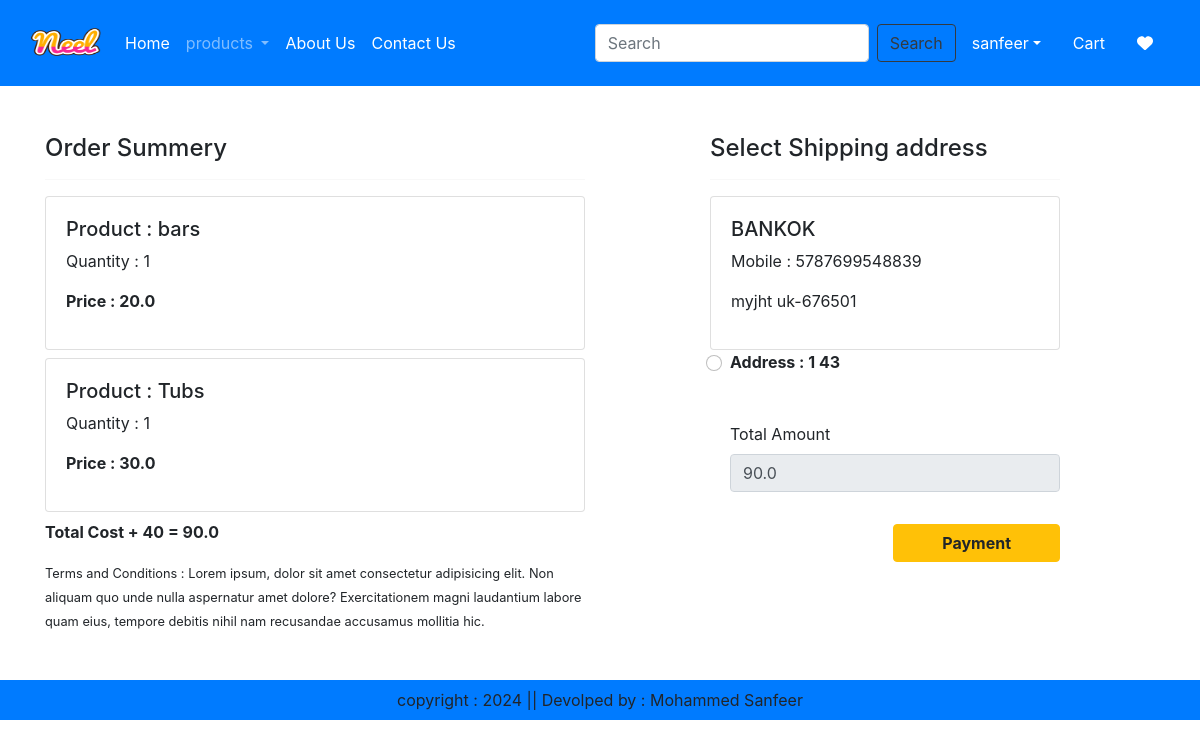
The page /checkout/ (signed in) on the database as committed earlier.
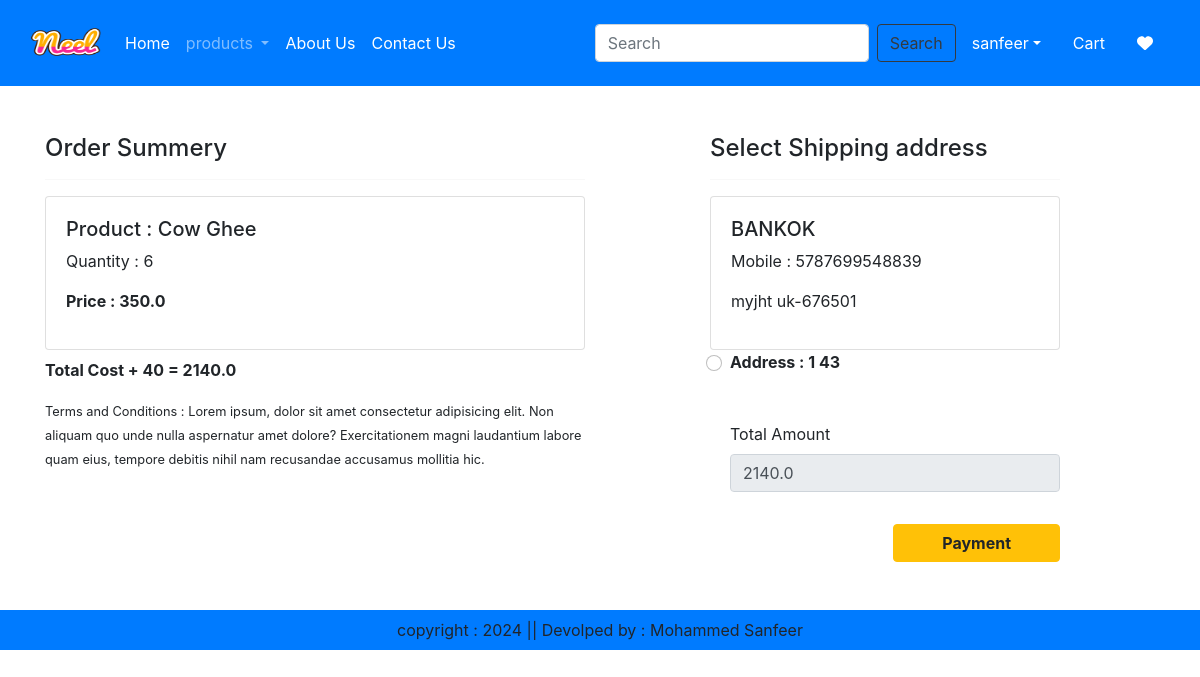
The same page on the database as committed later.
### ecommerce/models.py (models this page shows, shortened)
class Cart(models.Model):
    user = models.ForeignKey(User,on_delete=models.CASCADE)
    product  = models.ForeignKey(Product, on_delete=models.CASCADE)
    quantity = models.PositiveIntegerField(default=1)

class Product(models.Model):
    title = models.CharField(max_length=100)
    selling_price = models.FloatField()
    discounted_price = models.FloatField()
    description = models.TextField()
    composition =models.TextField(default='')
    prodapp = models.TextField(default='')
    category = models.CharField(choices=CATOGERY_CHOICES, max_length=2)
    product_image = models.ImageField(upload_to='product')

class Customer(models.Model):
    user = models.ForeignKey(User, on_delete=models.CASCADE)
    name = models.CharField(max_length=200)
    locality = models.CharField(max_length=200)
    city = models.CharField(max_length=50)
    mobile = models.IntegerField(default=0)
    zipcode = models.IntegerField()

### ecommerce/views.py (the view, shortened to what this page needs)
# urls.py: path('checkout/',views.checkout.as_view(),name='checkout'),
@method_decorator(login_required,name='dispatch')
class checkout(View):
    def get(self,request):
        user = request.user
        add = Customer.objects.filter(user=user)
        cart_items = Cart.objects.filter(user=user)
        famount =0
        for p in cart_items:
            value = p.quantity * p.product.discounted_price
            famount = famount+value
        totalamount = famount + 40
        razoramount = int(totalamount *100)
        client = razorpay.Client(auth=(settings.RAZOR_KEY_ID,settings.RAZOR_KEY_SECRET))
        data = {'amount':razoramount,'currency': "INR",'receipt':'oder_rcptid_11'}
        payment_response = client.order.create(data=data)
        print(payment_response)
        order_id = payment_response['id']
        order_status = payment_response['status']
        return render(request,'checkout.html',locals())

### ecommerce/templates/checkout.html (shortened to what this page needs)
{% extends 'base.html' %}
{% load static  %}
{% block main-content %}
<div class="container">
    <div class="row mt-5">
        <div class="col-sm-6">
            <h4>Order Summery</h4>
            <hr>
            {% for item in cart_items %}
            <div class="card mb-2">
                <div class="card-body">
                    <h5>Product : {{item.product.title}}</h5>
                    <p>Quantity : {{item.quantity}}</p>
                    <p class="fw-bold">Price : {{item.product.discounted_price}}</p>
                </div>
            </div>
            {% endfor %}
            <p class="fw-bold ">Total Cost + 40 = {{totalamount}}</p>
            <small>Terms and Conditions : Lorem ipsum, dolor sit amet consectetur adipisicing elit. Non aliquam quo unde nulla aspernatur amet dolore? Exercitationem magni laudantium labore quam eius, tempore debitis nihil nam recusandae accusamus mollitia hic.</small>
        </div>
        <div class="col-sm-4 offset-sm-1">
            <h4>Select Shipping address </h4>
            <hr>
            <form method="post" id="myform">
                {% for ad in add %}
                <div class="card">
                    <div class="card-body">
                        <h5>{{ad.name}}</h5>
                        <p>Mobile : {{ad.mobile}}</p>
                        <p>{{ad.locality}} {{ad.city}}-{{ad.zipcode}}</p>
                    </div>
                </div>
                <div class="form-check mb-2 mb-5">
                    <input class="form-check-input" type="radio" name="custid" id="custadd{{forloop.counter}}" value="{{ad.id}}">
                    <label class="form-check-label fw-bold" for="custadd{{forloop.counter}}">
                        Address : {{forloop.counter}} {{ad.id}}
                    </label>
                </div>
                {% endfor %}
                <div class="form-check mb-3">
                    <label for="totalamount" class="form-label">Total Amount</label>
                    <input type="number" class="form-control" name="totalamount" value="{{totalamount}}" readonly>
                </div>
                <div class="text-end">
                    <button id="rzp-button1" type="submit" class="btn btn-warning mt-3 px-5 fw-bold" >Payment</button>
                </div>
            </form>
        </div>
    </div>
</div>
{% endblock main-content%}

Rows that differ between the two databases and show on the page:
removed Cart: product "bars", quantity "1", product.discounted_price "20.0"
removed Cart: product "Tubs", quantity "1", product.discounted_price "30.0"
added Cart: product "Cow Ghee", quantity "6", product.discounted_price "350.0"
Other text that changed with them:
{{ totalamount }}: "90.0" → "2140.0"
form field totalamount: "90.0" → "2140.0"
